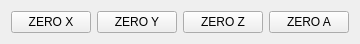
       <widget class="QWidget" name="layoutWidget">
        <property name="geometry">
         <rect>
          <x>10</x>
          <y>320</y>
          <width>360</width>
          <height>30</height>
         </rect>
        </property>
        <layout class="QHBoxLayout" name="horizontalLayout">
         <item>
          <widget class="ActionButton" name="actionbutton_21">
           <property name="text">
            <string>ZERO X</string>
           </property>
           <property name="indicator_option" stdset="0">
            <bool>false</bool>
           </property>
           <property name="indicator_HAL_pin_option" stdset="0">
            <bool>false</bool>
           </property>
           <property name="indicator_status_option" stdset="0">
            <bool>false</bool>
           </property>
           <property name="checked_state_text_option" stdset="0">
            <bool>false</bool>
           </property>
           <property name="python_command_option" stdset="0">
            <bool>false</bool>
           </property>
           <property name="on_color" stdset="0">
            <color>
             <red>255</red>
             <green>0</green>
             <blue>0</blue>
            </color>
           </property>
           <property name="shape_option" stdset="0">
            <number>0</number>
           </property>
           <property name="off_color" stdset="0">
            <color>
             <red>0</red>
             <green>0</green>
             <blue>0</blue>
            </color>
           </property>
           <property name="indicator_size" stdset="0">
            <double>0.300000000000000</double>
           </property>
           <property name="circle_diameter" stdset="0">
            <double>10.000000000000000</double>
           </property>
           <property name="right_edge_offset" stdset="0">
            <double>0.000000000000000</double>
           </property>
           <property name="top_edge_offset" stdset="0">
            <double>0.000000000000000</double>
           </property>
           <property name="corner_radius" stdset="0">
            <double>5.000000000000000</double>
           </property>
           <property name="height_fraction" stdset="0">
            <double>0.300000000000000</double>
           </property>
           <property name="width_fraction" stdset="0">
            <double>0.900000000000000</double>
           </property>
           <property name="true_state_string" stdset="0">
            <string>True</string>
           </property>
           <property name="false_state_string" stdset="0">
            <string>False</string>
           </property>
           <property name="true_python_cmd_string" stdset="0">
            <string>print&quot;true command&quot;</string>
           </property>
           <property name="false_python_cmd_string" stdset="0">
            <string>print&quot;false command&quot;</string>
           </property>
           <property name="invert_the_status" stdset="0">
            <bool>false</bool>
           </property>
           <property name="is_paused_status" stdset="0">
            <bool>false</bool>
           </property>
           <property name="is_estopped_status" stdset="0">
            <bool>false</bool>
           </property>
           <property name="is_on_status" stdset="0">
            <bool>false</bool>
           </property>
           <property name="is_idle_status" stdset="0">
            <bool>false</bool>
           </property>
           <property name="is_homed_status" stdset="0">
            <bool>false</bool>
           </property>
           <property name="is_flood_status" stdset="0">
            <bool>false</bool>
           </property>
           <property name="is_mist_status" stdset="0">
            <bool>false</bool>
           </property>
           <property name="is_block_delete_status" stdset="0">
            <bool>false</bool>
           </property>
           <property name="is_optional_stop_status" stdset="0">
            <bool>false</bool>
           </property>
           <property name="is_joint_homed_status" stdset="0">
            <bool>false</bool>
           </property>
           <property name="is_limits_overridden_status" stdset="0">
            <bool>false</bool>
           </property>
           <property name="is_manual_status" stdset="0">
            <bool>false</bool>
           </property>
           <property name="is_mdi_status" stdset="0">
            <bool>false</bool>
           </property>
           <property name="is_auto_status" stdset="0">
            <bool>false</bool>
           </property>
           <property name="is_spindle_stopped_status" stdset="0">
            <bool>false</bool>
           </property>
           <property name="is_spindle_fwd_status" stdset="0">
            <bool>false</bool>
           </property>
           <property name="is_spindle_rev_status" stdset="0">
            <bool>false</bool>
           </property>
           <property name="joint_number_status" stdset="0">
            <number>0</number>
           </property>
           <property name="zero_axis_action" stdset="0">
            <bool>true</bool>
           </property>
           <property name="template_label_option" stdset="0">
            <bool>false</bool>
           </property>
           <property name="joint_number" stdset="0">
            <number>0</number>
           </property>
           <property name="incr_imperial_number" stdset="0">
            <double>0.010000000000000</double>
           </property>
           <property name="incr_mm_number" stdset="0">
            <double>0.025000000000000</double>
           </property>
           <property name="incr_angular_number" stdset="0">
            <double>-1.000000000000000</double>
           </property>
           <property name="toggle_float_option" stdset="0">
            <bool>false</bool>
           </property>
           <property name="float_num" stdset="0">
            <double>0.300000000000000</double>
           </property>
           <property name="float_alt_num" stdset="0">
            <double>50.000000000000000</double>
           </property>
           <property name="view_type_string" stdset="0">
            <string>P</string>
           </property>
           <property name="command_text_string" stdset="0">
            <string/>
           </property>
           <property name="ini_mdi_number" stdset="0">
            <number>0</number>
           </property>
           <property name="textTemplate" stdset="0">
            <string>%1.3f in</string>
           </property>
           <property name="alt_textTemplate" stdset="0">
            <string>%1.2f mm</string>
           </property>
          </widget>
         </item>
         <item>
          <widget class="ActionButton" name="actionbutton_22">
           <property name="text">
            <string>ZERO Y</string>
           </property>
           <property name="indicator_option" stdset="0">
            <bool>false</bool>
           </property>
           <property name="indicator_HAL_pin_option" stdset="0">
            <bool>false</bool>
           </property>
           <property name="indicator_status_option" stdset="0">
            <bool>false</bool>
           </property>
           <property name="checked_state_text_option" stdset="0">
            <bool>false</bool>
           </property>
           <property name="python_command_option" stdset="0">
            <bool>false</bool>
           </property>
           <property name="on_color" stdset="0">
            <color>
             <red>255</red>
             <green>0</green>
             <blue>0</blue>
            </color>
           </property>
           <property name="shape_option" stdset="0">
            <number>0</number>
           </property>
           <property name="off_color" stdset="0">
            <color>
             <red>0</red>
             <green>0</green>
             <blue>0</blue>
            </color>
           </property>
           <property name="indicator_size" stdset="0">
            <double>0.300000000000000</double>
           </property>
           <property name="circle_diameter" stdset="0">
            <double>10.000000000000000</double>
           </property>
           <property name="right_edge_offset" stdset="0">
            <double>0.000000000000000</double>
           </property>
           <property name="top_edge_offset" stdset="0">
            <double>0.000000000000000</double>
           </property>
           <property name="corner_radius" stdset="0">
            <double>5.000000000000000</double>
           </property>
           <property name="height_fraction" stdset="0">
            <double>0.300000000000000</double>
           </property>
           <property name="width_fraction" stdset="0">
            <double>0.900000000000000</double>
           </property>
           <property name="true_state_string" stdset="0">
            <string>True</string>
           </property>
           <property name="false_state_string" stdset="0">
            <string>False</string>
           </property>
           <property name="true_python_cmd_string" stdset="0">
            <string>print&quot;true command&quot;</string>
           </property>
           <property name="false_python_cmd_string" stdset="0">
            <string>print&quot;false command&quot;</string>
           </property>
           <property name="invert_the_status" stdset="0">
            <bool>false</bool>
           </property>
           <property name="is_paused_status" stdset="0">
            <bool>false</bool>
           </property>
           <property name="is_estopped_status" stdset="0">
            <bool>false</bool>
           </property>
           <property name="is_on_status" stdset="0">
            <bool>false</bool>
           </property>
           <property name="is_idle_status" stdset="0">
            <bool>false</bool>
           </property>
           <property name="is_homed_status" stdset="0">
            <bool>false</bool>
           </property>
           <property name="is_flood_status" stdset="0">
            <bool>false</bool>
           </property>
           <property name="is_mist_status" stdset="0">
            <bool>false</bool>
           </property>
           <property name="is_block_delete_status" stdset="0">
            <bool>false</bool>
           </property>
           <property name="is_optional_stop_status" stdset="0">
            <bool>false</bool>
           </property>
           <property name="is_joint_homed_status" stdset="0">
            <bool>false</bool>
           </property>
           <property name="is_limits_overridden_status" stdset="0">
            <bool>false</bool>
           </property>
           <property name="is_manual_status" stdset="0">
            <bool>false</bool>
           </property>
           <property name="is_mdi_status" stdset="0">
            <bool>false</bool>
           </property>
           <property name="is_auto_status" stdset="0">
            <bool>false</bool>
           </property>
           <property name="is_spindle_stopped_status" stdset="0">
            <bool>false</bool>
           </property>
           <property name="is_spindle_fwd_status" stdset="0">
            <bool>false</bool>
           </property>
           <property name="is_spindle_rev_status" stdset="0">
            <bool>false</bool>
           </property>
           <property name="joint_number_status" stdset="0">
            <number>0</number>
           </property>
           <property name="zero_axis_action" stdset="0">
            <bool>true</bool>
           </property>
           <property name="template_label_option" stdset="0">
            <bool>false</bool>
           </property>
           <property name="joint_number" stdset="0">
            <number>1</number>
           </property>
           <property name="incr_imperial_number" stdset="0">
            <double>0.010000000000000</double>
           </property>
           <property name="incr_mm_number" stdset="0">
            <double>0.025000000000000</double>
           </property>
           <property name="incr_angular_number" stdset="0">
            <double>-1.000000000000000</double>
           </property>
           <property name="toggle_float_option" stdset="0">
            <bool>false</bool>
           </property>
           <property name="float_num" stdset="0">
            <double>0.300000000000000</double>
           </property>
           <property name="float_alt_num" stdset="0">
            <double>50.000000000000000</double>
           </property>
           <property name="view_type_string" stdset="0">
            <string>P</string>
           </property>
           <property name="command_text_string" stdset="0">
            <string/>
           </property>
           <property name="ini_mdi_number" stdset="0">
            <number>0</number>
           </property>
           <property name="textTemplate" stdset="0">
            <string>%1.3f in</string>
           </property>
           <property name="alt_textTemplate" stdset="0">
            <string>%1.2f mm</string>
           </property>
          </widget>
         </item>
         <item>
          <widget class="ActionButton" name="actionbutton_23">
           <property name="text">
            <string>ZERO Z</string>
           </property>
           <property name="indicator_option" stdset="0">
            <bool>false</bool>
           </property>
           <property name="indicator_HAL_pin_option" stdset="0">
            <bool>false</bool>
           </property>
           <property name="indicator_status_option" stdset="0">
            <bool>false</bool>
           </property>
           <property name="checked_state_text_option" stdset="0">
            <bool>false</bool>
           </property>
           <property name="python_command_option" stdset="0">
            <bool>false</bool>
           </property>
           <property name="on_color" stdset="0">
            <color>
             <red>255</red>
             <green>0</green>
             <blue>0</blue>
            </color>
           </property>
           <property name="shape_option" stdset="0">
            <number>0</number>
           </property>
           <property name="off_color" stdset="0">
            <color>
             <red>0</red>
             <green>0</green>
             <blue>0</blue>
            </color>
           </property>
           <property name="indicator_size" stdset="0">
            <double>0.300000000000000</double>
           </property>
           <property name="circle_diameter" stdset="0">
            <double>10.000000000000000</double>
           </property>
           <property name="right_edge_offset" stdset="0">
            <double>0.000000000000000</double>
           </property>
           <property name="top_edge_offset" stdset="0">
            <double>0.000000000000000</double>
           </property>
           <property name="corner_radius" stdset="0">
            <double>5.000000000000000</double>
           </property>
           <property name="height_fraction" stdset="0">
            <double>0.300000000000000</double>
           </property>
           <property name="width_fraction" stdset="0">
            <double>0.900000000000000</double>
           </property>
           <property name="true_state_string" stdset="0">
            <string>True</string>
           </property>
           <property name="false_state_string" stdset="0">
            <string>False</string>
           </property>
           <property name="true_python_cmd_string" stdset="0">
            <string>print&quot;true command&quot;</string>
           </property>
           <property name="false_python_cmd_string" stdset="0">
            <string>print&quot;false command&quot;</string>
           </property>
           <property name="invert_the_status" stdset="0">
            <bool>false</bool>
           </property>
           <property name="is_paused_status" stdset="0">
            <bool>false</bool>
           </property>
           <property name="is_estopped_status" stdset="0">
            <bool>false</bool>
           </property>
           <property name="is_on_status" stdset="0">
            <bool>false</bool>
           </property>
           <property name="is_idle_status" stdset="0">
            <bool>false</bool>
           </property>
           <property name="is_homed_status" stdset="0">
            <bool>false</bool>
           </property>
           <property name="is_flood_status" stdset="0">
            <bool>false</bool>
           </property>
           <property name="is_mist_status" stdset="0">
            <bool>false</bool>
           </property>
           <property name="is_block_delete_status" stdset="0">
            <bool>false</bool>
           </property>
           <property name="is_optional_stop_status" stdset="0">
            <bool>false</bool>
           </property>
           <property name="is_joint_homed_status" stdset="0">
            <bool>false</bool>
           </property>
           <property name="is_limits_overridden_status" stdset="0">
            <bool>false</bool>
           </property>
           <property name="is_manual_status" stdset="0">
            <bool>false</bool>
           </property>
           <property name="is_mdi_status" stdset="0">
            <bool>false</bool>
           </property>
           <property name="is_auto_status" stdset="0">
            <bool>false</bool>
           </property>
           <property name="is_spindle_stopped_status" stdset="0">
            <bool>false</bool>
           </property>
           <property name="is_spindle_fwd_status" stdset="0">
            <bool>false</bool>
           </property>
           <property name="is_spindle_rev_status" stdset="0">
            <bool>false</bool>
           </property>
           <property name="joint_number_status" stdset="0">
            <number>0</number>
           </property>
           <property name="zero_axis_action" stdset="0">
            <bool>true</bool>
           </property>
           <property name="template_label_option" stdset="0">
            <bool>false</bool>
           </property>
           <property name="joint_number" stdset="0">
            <number>2</number>
           </property>
           <property name="incr_imperial_number" stdset="0">
            <double>0.010000000000000</double>
           </property>
           <property name="incr_mm_number" stdset="0">
            <double>0.025000000000000</double>
           </property>
           <property name="incr_angular_number" stdset="0">
            <double>-1.000000000000000</double>
           </property>
           <property name="toggle_float_option" stdset="0">
            <bool>false</bool>
           </property>
           <property name="float_num" stdset="0">
            <double>0.300000000000000</double>
           </property>
           <property name="float_alt_num" stdset="0">
            <double>50.000000000000000</double>
           </property>
           <property name="view_type_string" stdset="0">
            <string>P</string>
           </property>
           <property name="command_text_string" stdset="0">
            <string/>
           </property>
           <property name="ini_mdi_number" stdset="0">
            <number>0</number>
           </property>
           <property name="textTemplate" stdset="0">
            <string>%1.3f in</string>
           </property>
           <property name="alt_textTemplate" stdset="0">
            <string>%1.2f mm</string>
           </property>
          </widget>
         </item>
         <item>
          <widget class="ActionButton" name="actionbutton_24">
           <property name="text">
            <string>ZERO A</string>
           </property>
           <property name="indicator_option" stdset="0">
            <bool>false</bool>
           </property>
           <property name="indicator_HAL_pin_option" stdset="0">
            <bool>false</bool>
           </property>
           <property name="indicator_status_option" stdset="0">
            <bool>false</bool>
           </property>
           <property name="checked_state_text_option" stdset="0">
            <bool>false</bool>
           </property>
           <property name="python_command_option" stdset="0">
            <bool>false</bool>
           </property>
           <property name="on_color" stdset="0">
            <color>
             <red>255</red>
             <green>0</green>
             <blue>0</blue>
            </color>
           </property>
           <property name="shape_option" stdset="0">
            <number>0</number>
           </property>
           <property name="off_color" stdset="0">
            <color>
             <red>0</red>
             <green>0</green>
             <blue>0</blue>
            </color>
           </property>
           <property name="indicator_size" stdset="0">
            <double>0.300000000000000</double>
           </property>
           <property name="circle_diameter" stdset="0">
            <double>10.000000000000000</double>
           </property>
           <property name="right_edge_offset" stdset="0">
            <double>0.000000000000000</double>
           </property>
           <property name="top_edge_offset" stdset="0">
            <double>0.000000000000000</double>
           </property>
           <property name="corner_radius" stdset="0">
            <double>5.000000000000000</double>
           </property>
           <property name="height_fraction" stdset="0">
            <double>0.300000000000000</double>
           </property>
           <property name="width_fraction" stdset="0">
            <double>0.900000000000000</double>
           </property>
           <property name="true_state_string" stdset="0">
            <string>True</string>
           </property>
           <property name="false_state_string" stdset="0">
            <string>False</string>
           </property>
           <property name="true_python_cmd_string" stdset="0">
            <string>print&quot;true command&quot;</string>
           </property>
           <property name="false_python_cmd_string" stdset="0">
            <string>print&quot;false command&quot;</string>
           </property>
           <property name="invert_the_status" stdset="0">
            <bool>false</bool>
           </property>
           <property name="is_paused_status" stdset="0">
            <bool>false</bool>
           </property>
           <property name="is_estopped_status" stdset="0">
            <bool>false</bool>
           </property>
           <property name="is_on_status" stdset="0">
            <bool>false</bool>
           </property>
           <property name="is_idle_status" stdset="0">
            <bool>false</bool>
           </property>
           <property name="is_homed_status" stdset="0">
            <bool>false</bool>
           </property>
           <property name="is_flood_status" stdset="0">
            <bool>false</bool>
           </property>
           <property name="is_mist_status" stdset="0">
            <bool>false</bool>
           </property>
           <property name="is_block_delete_status" stdset="0">
            <bool>false</bool>
           </property>
           <property name="is_optional_stop_status" stdset="0">
            <bool>false</bool>
           </property>
           <property name="is_joint_homed_status" stdset="0">
            <bool>false</bool>
           </property>
           <property name="is_limits_overridden_status" stdset="0">
            <bool>false</bool>
           </property>
           <property name="is_manual_status" stdset="0">
            <bool>false</bool>
           </property>
           <property name="is_mdi_status" stdset="0">
            <bool>false</bool>
           </property>
           <property name="is_auto_status" stdset="0">
            <bool>false</bool>
           </property>
           <property name="is_spindle_stopped_status" stdset="0">
            <bool>false</bool>
           </property>
           <property name="is_spindle_fwd_status" stdset="0">
            <bool>false</bool>
           </property>
           <property name="is_spindle_rev_status" stdset="0">
            <bool>false</bool>
           </property>
           <property name="joint_number_status" stdset="0">
            <number>0</number>
           </property>
           <property name="zero_axis_action" stdset="0">
            <bool>true</bool>
           </property>
           <property name="template_label_option" stdset="0">
            <bool>false</bool>
           </property>
           <property name="joint_number" stdset="0">
            <number>3</number>
           </property>
           <property name="incr_imperial_number" stdset="0">
            <double>0.010000000000000</double>
           </property>
           <property name="incr_mm_number" stdset="0">
            <double>0.025000000000000</double>
           </property>
           <property name="incr_angular_number" stdset="0">
            <double>-1.000000000000000</double>
           </property>
           <property name="toggle_float_option" stdset="0">
            <bool>false</bool>
           </property>
           <property name="float_num" stdset="0">
            <double>0.300000000000000</double>
           </property>
           <property name="float_alt_num" stdset="0">
            <double>50.000000000000000</double>
           </property>
           <property name="view_type_string" stdset="0">
            <string>P</string>
           </property>
           <property name="command_text_string" stdset="0">
            <string/>
           </property>
           <property name="ini_mdi_number" stdset="0">
            <number>0</number>
           </property>
           <property name="textTemplate" stdset="0">
            <string>%1.3f in</string>
           </property>
           <property name="alt_textTemplate" stdset="0">
            <string>%1.2f mm</string>
           </property>
          </widget>
         </item>
        </layout>
       </widget>
